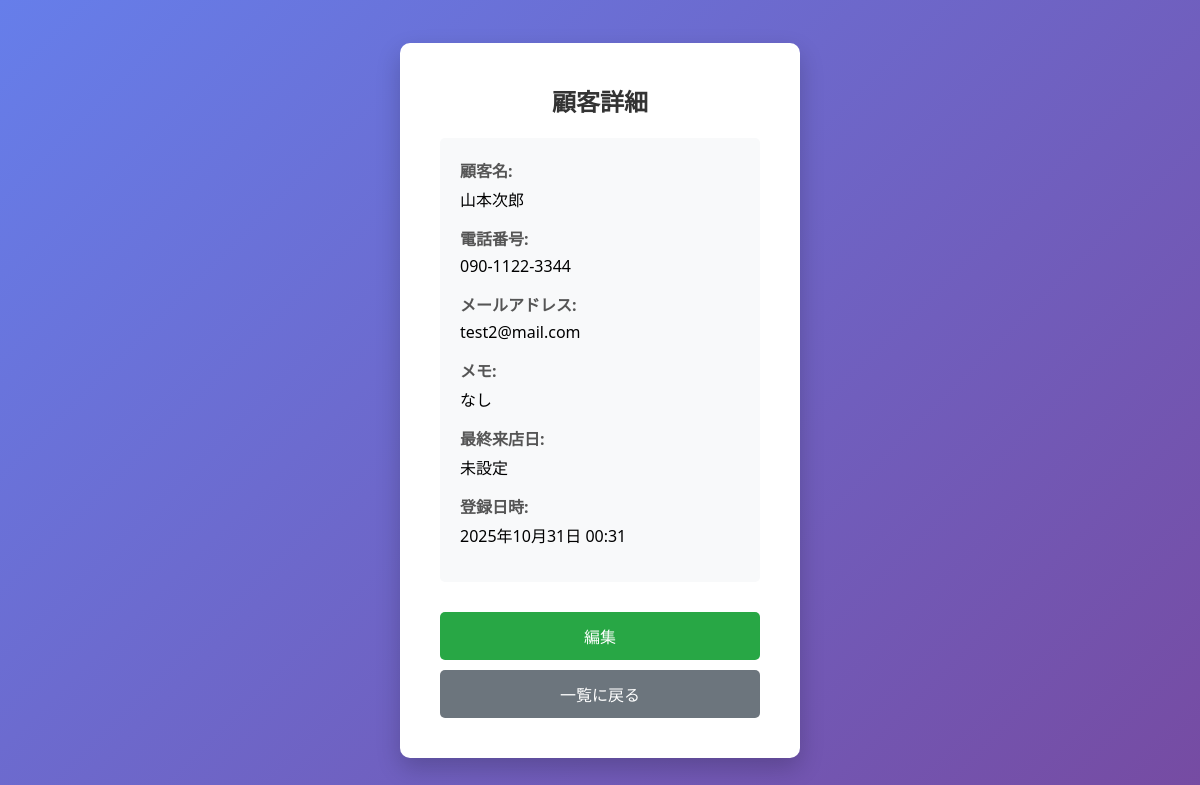
The app's page /customers/3/ (signed in), older data.
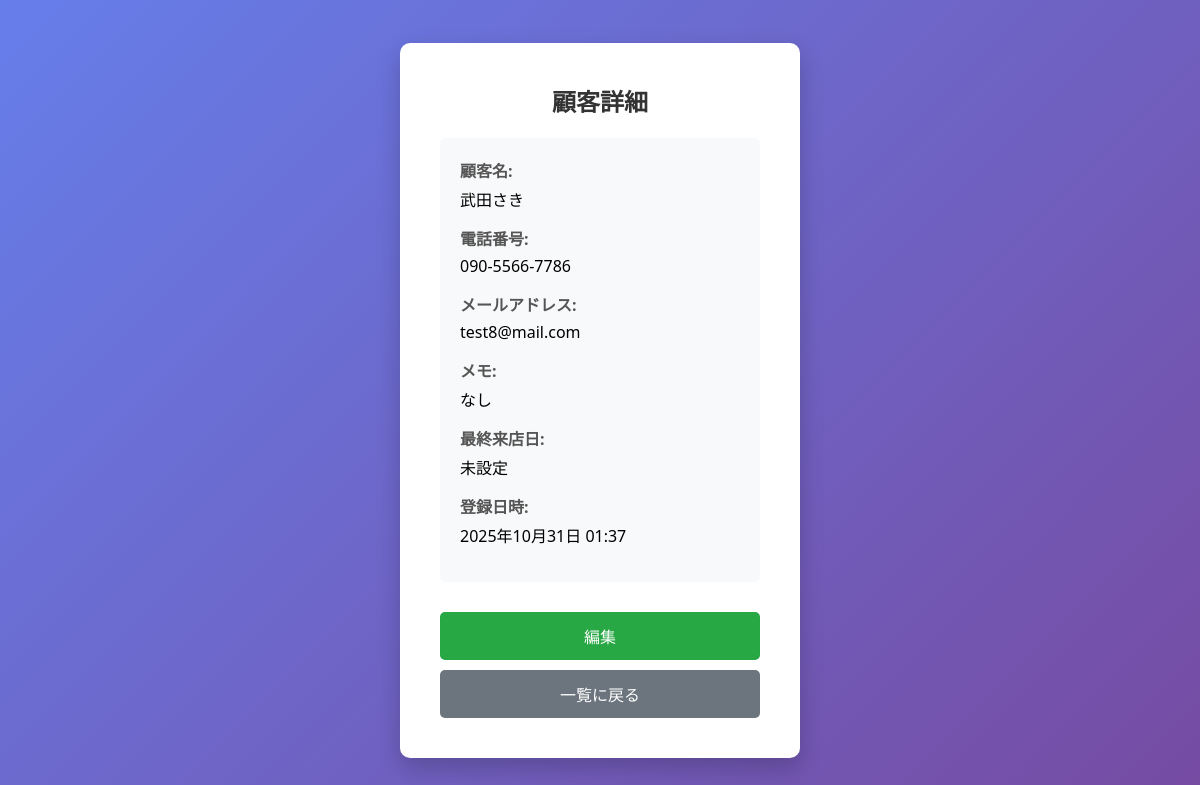
The same page, newer data.
### main/models.py (models this page shows, shortened)
class Customer(models.Model):
    phone_regex = RegexValidator(
        regex=r'^0\d{1,4}-?\d{1,4}-?\d{3,4}$',
        message="正しい電話番号形式で入力してください。（例: 090-1234-5678、03-1234-5678、0120-123-456）"
    )
    name = models.CharField(max_length=100, verbose_name="顧客名")
    phone_number = models.CharField(
        max_length=20,
        verbose_name="電話番号",
        validators=[phone_regex]
    )
    email = models.EmailField(unique=True, verbose_name="メールアドレス")  # 追加
    memo = models.TextField(blank=True, verbose_name="メモ")
    last_visit_date = models.DateField(null=True, blank=True, verbose_name="最終来店日")
    created_at = models.DateTimeField(auto_now_add=True, verbose_name="登録日時")
    updated_at = models.DateTimeField(auto_now=True, verbose_name="更新日時")
    class Meta:
        verbose_name = "顧客"
        verbose_name_plural = "顧客"

### main/views.py (the view)
# urls.py: path('customers/<int:pk>/', views.customer_detail, name='customer-detail'),
@login_required(login_url='login')
def customer_detail(request, pk):
    try:
        customer = Customer.objects.get(pk=pk)
    except Customer.DoesNotExist:
        messages.error(request, '顧客が見つかりません')
        return redirect('customer-list')
    return render(request, 'main/customer_detail.html', {
        'customer': customer,
    })

### main/templates/main/customer_detail.html (shortened to what this page needs)
{% extends 'main/base.html' %}
{% block content %}
<h2>顧客詳細</h2>
<div style="background: #f8f9fa; padding: 20px; border-radius: 5px; margin-bottom: 20px;">
    <div style="margin-bottom: 15px;">
        <strong style="color: #555;">顧客名:</strong>
        <p style="margin: 5px 0;">{{ customer.name }}</p>
    </div>
    <div style="margin-bottom: 15px;">
        <strong style="color: #555;">電話番号:</strong>
        <p style="margin: 5px 0;">{{ customer.phone_number }}</p>
    </div>
    <div style="margin-bottom: 15px;">
        <strong style="color: #555;">メールアドレス:</strong>
        <p style="margin: 5px 0;">{{ customer.email }}</p>
    </div>
    <div style="margin-bottom: 15px;">
        <strong style="color: #555;">メモ:</strong>
        <p style="margin: 5px 0;">{{ customer.memo|default:"なし" }}</p>
    </div>
    <div style="margin-bottom: 15px;">
        <strong style="color: #555;">最終来店日:</strong>
        <p style="margin: 5px 0;">{{ customer.last_visit_date|default:"未設定" }}</p>
    </div>
    <div style="margin-bottom: 15px;">
        <strong style="color: #555;">登録日時:</strong>
        <p style="margin: 5px 0;">{{ customer.created_at|date:"Y年m月d日 H:i" }}</p>
    </div>
</div>
<a href="{% url 'customer-edit' customer.id %}" style="text-decoration: none;">
    <button style="background: #28a745;">編集</button>
</a>
<a href="{% url 'customer-list' %}" style="text-decoration: none;">
    <button style="background: #6c757d; margin-top: 10px;">一覧に戻る</button>
</a>
{% endblock %}

Row changes from the older to the newer data that the page shows:
changed Customer "なし": name "山本次郎" → "武田さき"; phone_number "090-1122-3344" → "090-5566-7786"; email "test2@mail.com" → "test8@mail.com"; created_at "2025年10月31日 00:31" → "2025年10月31日 01:37"
